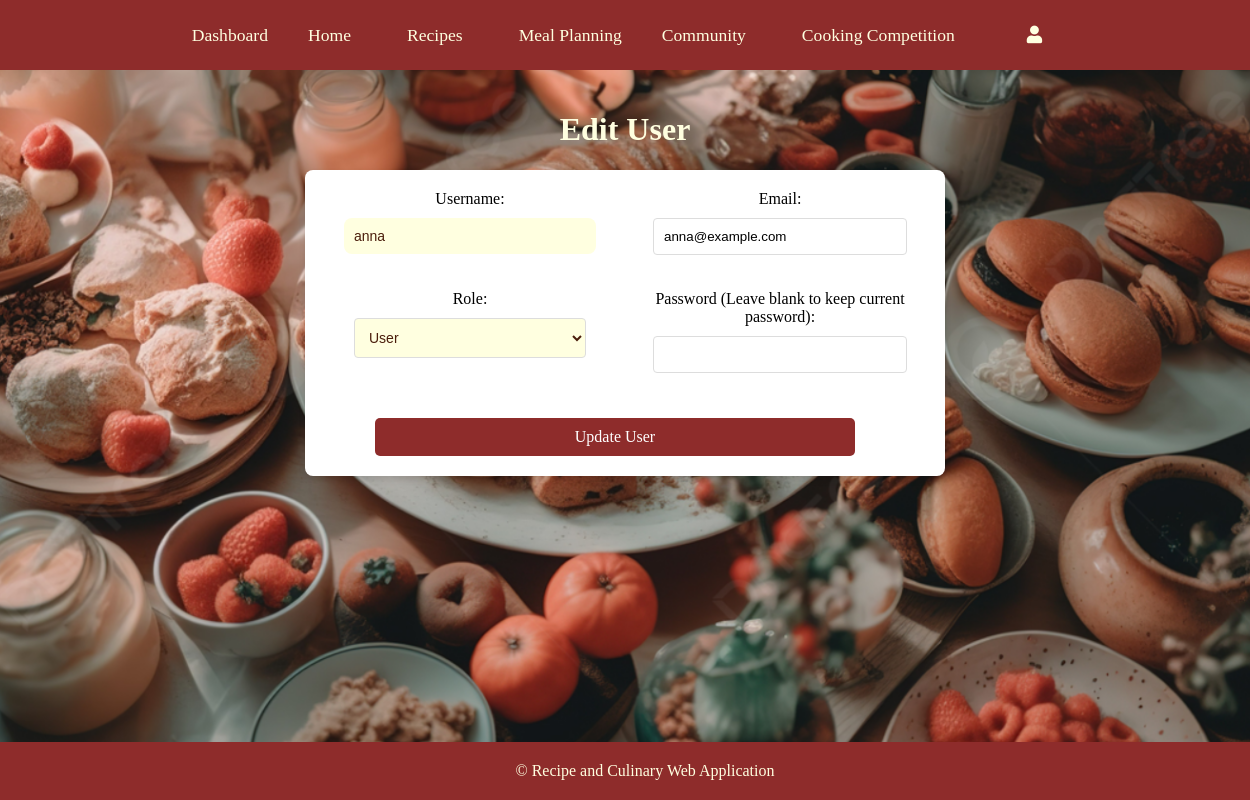
/users/edit_user.php?user_id=1 (signed in), run on the app's committed database.
### tables this page shows
CREATE TABLE `users` (
  `user_id` int(11) NOT NULL,
  `username` varchar(50) NOT NULL,
  `email` varchar(100) NOT NULL,
  `password` varchar(255) NOT NULL,
  `role` varchar(255) NOT NULL DEFAULT 'user',
  `profile_image` varchar(255) DEFAULT NULL,
  `bio` text DEFAULT NULL,
  `created_at` timestamp NOT NULL DEFAULT current_timestamp()
);

### users/edit_user.php (the view, shortened to what this page needs)
<?php
require_once '../database.php';
if (isset($_GET['user_id'])) {
    $user_id = $_GET['user_id'];
    $sql = "SELECT * FROM users WHERE user_id = ?";
    $stmt = $conn->prepare($sql);
    $stmt->bind_param("i", $user_id);
    $stmt->execute();
    $result = $stmt->get_result();
    if ($result->num_rows > 0) {
        $user = $result->fetch_assoc();
    } else {
        $_SESSION['error'] = "User not found.";
        header("Location: admin_dashboard.php");
        exit();
    }
} else {
    $_SESSION['error'] = "User ID not specified.";
    header("Location: admin_dashboard.php");
    exit();
}
?>
<!DOCTYPE html>
<html lang="en">
<head>
    <link rel="stylesheet" href="../styles.css">
    <link rel="stylesheet" href="https://cdnjs.cloudflare.com/ajax/libs/font-awesome/5.15.4/css/all.min.css">
</head>
<body>
    <?php include '../header.php'; ?>
    <div class="container my-5">
        <h1 style="color:lightyellow;">Edit User</h1>
         <div class="card">
        <form method="POST">
            <div class="form-group">
                <label for="username">Username:</label>
                <input type="text" name="username" style="width:80%;" id="username" class="form-control" value="<?php echo htmlspecialchars($user['username']); ?>" required>
            </div>
            <div class="form-group">
                <label for="email">Email:</label>
                <input type="email" name="email" id="email" class="form-control" value="<?php echo htmlspecialchars($user['email']); ?>" required>
            </div>
            <div class="form-group">
                <label for="role">Role:</label>
                <select name="role" id="role" class="form-control" required>
                    <option value="user" <?php echo ($user['role'] == 'user') ? 'selected' : ''; ?>>User</option>
                </select>
            </div>
            <div class="form-group">
                <label for="password">Password (Leave blank to keep current password):</label>
                <input type="password" name="password" id="password" class="form-control">
            </div>
            <button type="submit" class="btn btn-primary">Update User</button>
        </form>
        </div>
    </div>
    <?php include '../footer.php'; ?>
</body>
</html>

### styles.css (style rules this page uses)
html, body { height: 100%; margin: 0; padding: 0; font-family: 'Times New Roman', Times, serif; background-position: center; background-repeat: no-repeat; display: block; flex-direction: column; }
.container { width: 100%; margin: 0 auto; padding: 20px; text-align: center; max-width: 1000px; color:black; }
form { display: grid; grid-template-columns: 1fr 1fr; grid-gap: 20px; }
label { font-size: 16px; }
input[type="text"], textarea, select, input[type="file"] { width: 100%; padding: 10px; border: none; border-radius: 8px; background-color: lightyellow; color: #4B1E0C; font-size: 14px; }
button { background-color: #8E2C2B; color: lightyellow; border: none; padding: 15px; font-size: 16px; border-radius: 10px; cursor: pointer; grid-column: 1 / span 2; margin-top: 10px; font-family: 'Times New Roman', Times, serif; }
.container { max-width: 1000px; margin: 0 auto; padding: 20px; text-align: center; }

### users/edit_user.php (style rules this page uses)
body { background-image: url('../Image/background.png'); background-size: cover; background-position: center; background-repeat: no-repeat; background-attachment: fixed; min-height: 100vh; display: flex; flex-direction: column; justify-content: flex-start; margin: 0; color: white; }
.container { max-width: 800px; margin: 0 auto; padding: 20px; display: flex; flex-direction: column; justify-content: center; align-items: center; }
.card { background-color: white; padding: 20px; border-radius: 8px; box-shadow: 0 4px 6px rgba(0, 0, 0, 0.1); width: 100%; max-width: 600px; display: flex; flex-direction: column; justify-content: center; align-items: center; }
.form-group { margin-bottom: 15px; width: 100%; display: flex; flex-direction: column; align-items: center; }
.form-control { width: 80%; padding: 10px; margin-top: 10px; border-radius: 4px; border: 1px solid #ddd; }
.btn { padding: 10px 15px; background-color: #8E2C2B; color: white; border: none; border-radius: 5px; cursor: pointer; width: 80%; margin-left:50px; }

### data on the page
users: username "anna", email "anna@example.com", role "User"
